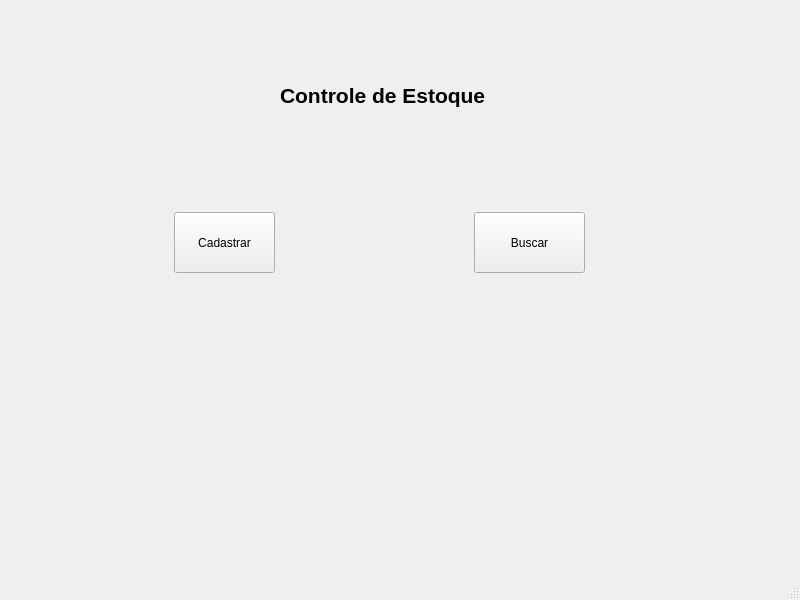
<?xml version="1.0" encoding="UTF-8"?>
<ui version="4.0">
 <class>MainWindow</class>
 <widget class="QMainWindow" name="MainWindow">
  <property name="geometry">
   <rect>
    <x>0</x>
    <y>0</y>
    <width>800</width>
    <height>600</height>
   </rect>
  </property>
  <property name="windowTitle">
   <string>MainWindow</string>
  </property>
  <widget class="QWidget" name="centralwidget">
   <widget class="QLabel" name="label">
    <property name="geometry">
     <rect>
      <x>280</x>
      <y>80</y>
      <width>221</width>
      <height>31</height>
     </rect>
    </property>
    <property name="font">
     <font>
      <family>Arial</family>
      <pointsize>16</pointsize>
      <weight>75</weight>
      <bold>true</bold>
     </font>
    </property>
    <property name="text">
     <string>Controle de Estoque</string>
    </property>
   </widget>
   <widget class="QPushButton" name="pushButton">
    <property name="geometry">
     <rect>
      <x>174</x>
      <y>212</y>
      <width>101</width>
      <height>61</height>
     </rect>
    </property>
    <property name="text">
     <string>Cadastrar</string>
    </property>
   </widget>
   <widget class="QPushButton" name="pushButton_2">
    <property name="geometry">
     <rect>
      <x>474</x>
      <y>212</y>
      <width>111</width>
      <height>61</height>
     </rect>
    </property>
    <property name="text">
     <string>Buscar</string>
    </property>
   </widget>
  </widget>
  <widget class="QMenuBar" name="menubar">
   <property name="geometry">
    <rect>
     <x>0</x>
     <y>0</y>
     <width>800</width>
     <height>21</height>
    </rect>
   </property>
  </widget>
  <widget class="QStatusBar" name="statusbar"/>
 </widget>
 <resources/>
 <connections/>
</ui>
